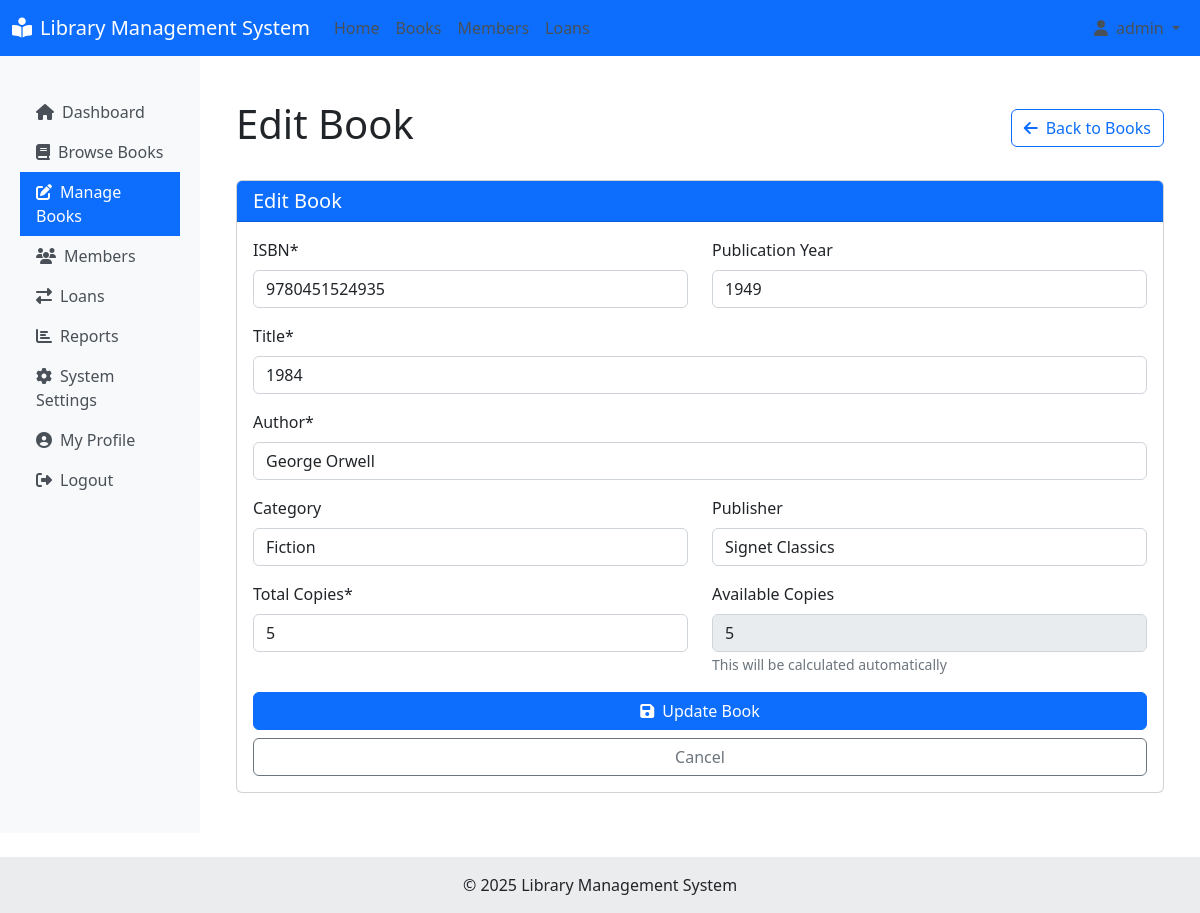
The app's page /books_manage.php?action=edit&id=1 (signed in) with its own data.
### tables this page shows
CREATE TABLE books (
    id INT AUTO_INCREMENT PRIMARY KEY,
    isbn VARCHAR(20) NOT NULL UNIQUE,
    title VARCHAR(255) NOT NULL,
    author VARCHAR(100) NOT NULL,
    category VARCHAR(50),
    publication_year INT,
    publisher VARCHAR(100),
    total_copies INT NOT NULL DEFAULT 1,
    available_copies INT NOT NULL DEFAULT 1,
    created_at TIMESTAMP DEFAULT CURRENT_TIMESTAMP
);

### models/Book.php (called while the page is built, shortened)
<?php
class Book {
    private $conn;
    private $table_name = "books";
    public $id;
    public function __construct($db) {
        $this->conn = $db;
    }
    public function readOne() {
        $query = "SELECT * FROM " . $this->table_name . " WHERE id = ? LIMIT 1";
        $stmt = $this->conn->prepare($query);
        $stmt->bindParam(1, $this->id);
        $stmt->execute();
        $row = $stmt->fetch(PDO::FETCH_ASSOC);
        if ($row) {
            $this->isbn = $row['isbn'];
            $this->title = $row['title'];
            $this->author = $row['author'];
            $this->category = $row['category'];
            $this->publication_year = $row['publication_year'];
            $this->publisher = $row['publisher'];
            $this->total_copies = $row['total_copies'];
            $this->available_copies = $row['available_copies'];
            return true;
        }
        return false;
    }
}

### books_manage.php (the view, shortened to what this page needs)
<?php
include_once 'includes/header.php';
require_once 'models/Book.php';
$database = new Database();
$db = $database->getConnection();
$book = new Book($db);
$action = isset($_GET['action']) ? $_GET['action'] : '';
$book_id = isset($_GET['id']) ? (int)$_GET['id'] : 0;
$isbn = '';
$title = '';
$author = '';
$category = '';
$publication_year = '';
$publisher = '';
$total_copies = 1;
$available_copies = 1;
if ($action == 'edit' && $book_id > 0) {
    $book->id = $book_id;
    if ($book->readOne()) {
        $isbn = $book->isbn;
        $title = $book->title;
        $author = $book->author;
        $category = $book->category;
        $publication_year = $book->publication_year;
        $publisher = $book->publisher;
        $total_copies = $book->total_copies;
        $available_copies = $book->available_copies;
    } else {
        header("Location: books.php");
        exit();
    }
}
$page_title = ($action == 'edit') ? 'Edit Book' : 'Add New Book';
?>
<div class="container mt-4">
    <div class="d-flex justify-content-between align-items-center mb-4">
        <h1><?php echo $page_title; ?></h1>
        <a href="books.php" class="btn btn-outline-primary">
            <i class="fas fa-arrow-left me-2"></i>Back to Books
        </a>
    </div>
    <div class="card">
        <div class="card-header bg-primary text-white">
            <h5 class="mb-0"><?php echo $page_title; ?></h5>
        </div>
        <div class="card-body">
            <form action="<?php echo htmlspecialchars($_SERVER["PHP_SELF"] . "?action=$action&id=$book_id"); ?>" method="post">
                <div class="row">
                    <div class="col-md-6 mb-3">
                        <label for="isbn" class="form-label">ISBN*</label>
                        <input type="text" class="form-control" id="isbn" name="isbn" value="<?php echo htmlspecialchars($isbn); ?>" required>
                    </div>
                    <div class="col-md-6 mb-3">
                        <label for="publication_year" class="form-label">Publication Year</label>
                        <input type="number" class="form-control" id="publication_year" name="publication_year" min="1000" max="<?php echo date('Y'); ?>" value="<?php echo htmlspecialchars($publication_year); ?>">
                    </div>
                </div>
                <div class="mb-3">
                    <label for="title" class="form-label">Title*</label>
                    <input type="text" class="form-control" id="title" name="title" value="<?php echo htmlspecialchars($title); ?>" required>
                </div>
                <div class="mb-3">
                    <label for="author" class="form-label">Author*</label>
                    <input type="text" class="form-control" id="author" name="author" value="<?php echo htmlspecialchars($author); ?>" required>
                </div>
                <div class="row">
                    <div class="col-md-6 mb-3">
                        <label for="category" class="form-label">Category</label>
                        <input type="text" class="form-control" id="category" name="category" value="<?php echo htmlspecialchars($category); ?>">
                    </div>
                    <div class="col-md-6 mb-3">
                        <label for="publisher" class="form-label">Publisher</label>
                        <input type="text" class="form-control" id="publisher" name="publisher" value="<?php echo htmlspecialchars($publisher); ?>">
                    </div>
                </div>
                <div class="row">
                    <div class="col-md-6 mb-3">
                        <label for="total_copies" class="form-label">Total Copies*</label>
                        <input type="number" class="form-control" id="total_copies" name="total_copies" min="1" value="<?php echo htmlspecialchars($total_copies); ?>" required>
                    </div>
                    <div class="col-md-6 mb-3">
                        <label for="available_copies" class="form-label">Available Copies</label>
                        <input type="number" class="form-control" id="available_copies" value="<?php echo htmlspecialchars($available_copies); ?>" disabled>
                        <small class="text-muted">This will be calculated automatically</small>
                    </div>
                </div>
                <div class="d-grid gap-2">
                    <button type="submit" class="btn btn-primary">
                        <i class="fas fa-save me-2"></i><?php echo ($action == 'edit') ? 'Update Book' : 'Add Book'; ?>
                    </button>
                    <a href="books.php" class="btn btn-outline-secondary">Cancel</a>
                </div>
            </form>
        </div>
    </div>
</div>
<?php
include_once 'includes/footer.php';
?>

### includes/header.php (style rules this page uses)
.card { margin-bottom: 20px; }

### records on screen
books: isbn "9780451524935", publication_year "1949", title "1984", author "George Orwell", category "Fiction", publisher "Signet Classics", total_copies "5", available_copies "5"

### other values on screen
$page_title "Edit Book"
